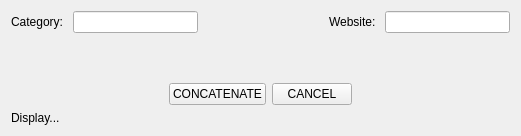
<?xml version="1.0" encoding="UTF-8"?>
<ui version="4.0">
 <class>PanelContact</class>
 <widget class="QWidget" name="PanelContact">
  <property name="geometry">
   <rect>
    <x>0</x>
    <y>0</y>
    <width>521</width>
    <height>136</height>
   </rect>
  </property>
  <property name="windowTitle">
   <string>PanelContact</string>
  </property>
  <layout class="QGridLayout" name="gridLayout">
   <item row="0" column="0">
    <layout class="QVBoxLayout" name="entireFormVLayout">
     <item>
      <layout class="QHBoxLayout" name="topHLayout">
       <item>
        <widget class="QLabel" name="categoryLabel">
         <property name="text">
          <string>Category: </string>
         </property>
        </widget>
       </item>
       <item>
        <widget class="QLineEdit" name="categoryLineEdit"/>
       </item>
       <item>
        <spacer name="midHSpacer">
         <property name="orientation">
          <enum>Qt::Horizontal</enum>
         </property>
         <property name="sizeHint" stdset="0">
          <size>
           <width>40</width>
           <height>20</height>
          </size>
         </property>
        </spacer>
       </item>
       <item>
        <widget class="QLabel" name="websiteLabel">
         <property name="text">
          <string>Website: </string>
         </property>
        </widget>
       </item>
       <item>
        <widget class="QLineEdit" name="websiteLineEdit"/>
       </item>
      </layout>
     </item>
     <item>
      <spacer name="midVSpacer">
       <property name="orientation">
        <enum>Qt::Vertical</enum>
       </property>
       <property name="sizeHint" stdset="0">
        <size>
         <width>20</width>
         <height>40</height>
        </size>
       </property>
      </spacer>
     </item>
     <item>
      <layout class="QHBoxLayout" name="buttonsLayout">
       <item>
        <spacer name="leftHSpacer">
         <property name="orientation">
          <enum>Qt::Horizontal</enum>
         </property>
         <property name="sizeHint" stdset="0">
          <size>
           <width>40</width>
           <height>20</height>
          </size>
         </property>
        </spacer>
       </item>
       <item>
        <widget class="QPushButton" name="concatButton">
         <property name="text">
          <string>CONCATENATE</string>
         </property>
        </widget>
       </item>
       <item>
        <widget class="QPushButton" name="cancelButton">
         <property name="text">
          <string>CANCEL</string>
         </property>
        </widget>
       </item>
       <item>
        <spacer name="rightHSpacer">
         <property name="orientation">
          <enum>Qt::Horizontal</enum>
         </property>
         <property name="sizeHint" stdset="0">
          <size>
           <width>40</width>
           <height>20</height>
          </size>
         </property>
        </spacer>
       </item>
      </layout>
     </item>
     <item>
      <widget class="QLabel" name="displayLabel">
       <property name="text">
        <string>Display...</string>
       </property>
      </widget>
     </item>
    </layout>
   </item>
  </layout>
 </widget>
 <resources/>
 <connections/>
</ui>
